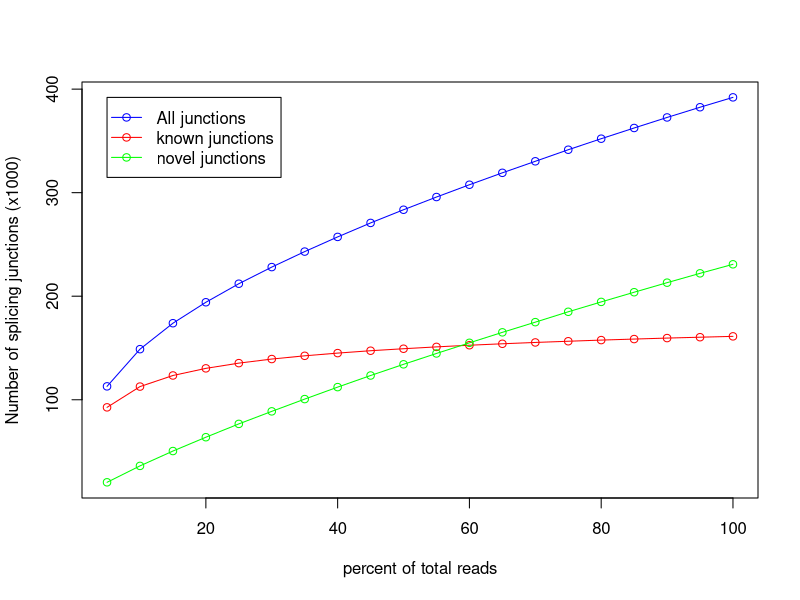

Recreate this plot in R.
pdf('CF98443.junctionSaturation_plot.pdf')
x=c(5,10,15,20,25,30,35,40,45,50,55,60,65,70,75,80,85,90,95,100)
y=c(92666,112728,123450,130332,135374,139323,142448,145061,147355,149279,151065,152661,154062,155350,156503,157625,158616,159568,160405,161228)
z=c(112941,148860,173924,194160,212073,228126,243100,257271,270782,283510,295795,307657,319171,330303,341472,352129,362471,372652,382509,392050)
w=c(20275,36132,50474,63828,76699,88803,100652,112210,123427,134231,144730,154996,165109,174953,184969,194504,203855,213084,222104,230822)
m=max(161,392,230)
n=min(92,112,20)
plot(x,z/1000,xlab='percent of total reads',ylab='Number of splicing junctions (x1000)',type='o',col='blue',ylim=c(n,m))
points(x,y/1000,type='o',col='red')
points(x,w/1000,type='o',col='green')
legend(5,392, legend=c("All junctions","known junctions", "novel junctions"),col=c("blue","red","green"),lwd=1,pch=1)
dev.off()
